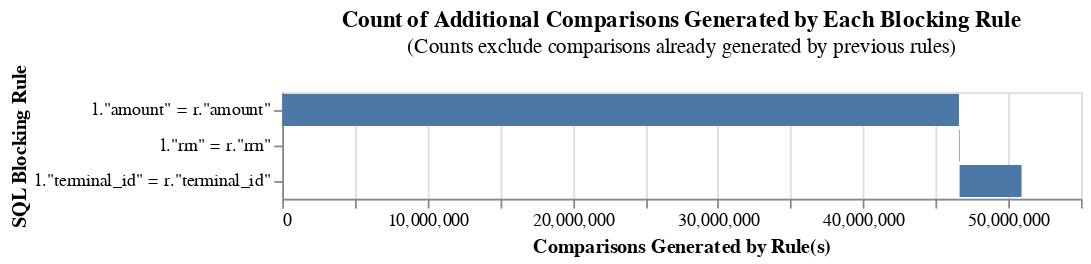

Source (notebook cell):
### Code cell
from splink import DuckDBAPI, block_on
from splink.blocking_analysis import n_largest_blocks

from splink.blocking_analysis import count_comparisons_from_blocking_rule
db_api = DuckDBAPI()

from splink.blocking_analysis import (
    cumulative_comparisons_to_be_scored_from_blocking_rules_chart,
)
from jellyfish import levenshtein_distance # Import levenshtein_distance

from splink.blocking_analysis import (
    cumulative_comparisons_to_be_scored_from_blocking_rules_chart,
)

blocking_rules_for_analysis = [
    block_on("amount"),
    block_on("rrn"),
    block_on("terminal_id")

]


cumulative_comparisons_to_be_scored_from_blocking_rules_chart(
    table_or_tables=[third_party,backend1],
    blocking_rules=blocking_rules_for_analysis,
    db_api=db_api,
    link_type="link_only",
)

### Figure 1 — Vega-Lite specification as saved in the notebook (floating-point values rounded to 4 significant figures)
{"config": {"view": {"continuousWidth": 300, "continuousHeight": 300}}, "data": {"name": "data-c387a7061526325a99e5c61c5dabdf5e"}, "mark": "bar", "encoding": {"order": {"field": "cumulative_rows"}, "tooltip": [{"field": "blocking_rule", "title": "SQL Condition", "type": "nominal"}, {"field": "row_count", "format": ",", "title": "Comparisons Generated", "type": "quantitative"}, {"field": "cumulative_rows", "format": ",", "title": "Cumulative Comparisons", "type": "quantitative"}, {"field": "cartesian", "format": ",", "title": "Total comparisons in Cartesian product", "type": "quantitative"}], "x": {"field": "start", "title": "Comparisons Generated by Rule(s)", "type": "quantitative"}, "x2": {"field": "cumulative_rows"}, "y": {"field": "blocking_rule", "sort": ["-x2"], "title": "SQL Blocking Rule"}}, "height": {"step": 20}, "title": {"text": "Count of Additional Comparisons Generated by Each Blocking Rule", "subtitle": "(Counts exclude comparisons already generated by previous rules)"}, "width": 450, "$schema": "https://vega.github.io/schema/vega-lite/v5.9.3.json", "datasets": {"data-c387a7061526325a99e5c61c5dabdf5e": [{"blocking_rule": "l.\"amount\" = r.\"amount\"", "row_count": 46600224, "cumulative_rows": 46600224, "cartesian": 2292230624, "match_key": "0", "start": 0}, {"blocking_rule": "l.\"rrn\" = r.\"rrn\"", "row_count": 42470, "cumulative_rows": 46642694, "cartesian": 2292230624, "match_key": "1", "start": 46600224}, {"blocking_rule": "l.\"terminal_id\" = r.\"terminal_id\"", "row_count": 4265168, "cumulative_rows": 50907862, "cartesian": 2292230624, "match_key": "2", "start": 46642694}]}}
